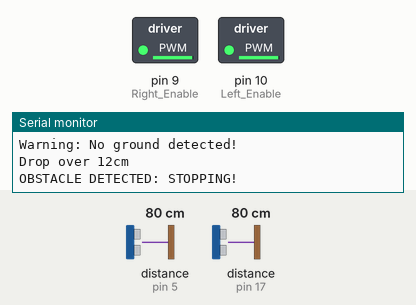
Simulated run of this sketch. Board: Arduino Uno, built with avr-gcc and run on an emulated ATmega328P. Parts: switched loads named in the sketch (green lamp = pin HIGH), the last lines printed to the serial monitor. Inputs (shaded band) come from the test bench; at power-on: distance to the obstacle (sensors on pin 5, pin 17) 80 cm. The echo pulse lasts 58.3 µs per cm. At 0.7 s the program stops and its outputs stay as they are.

Above: at 0.2 s.
At 0.7 s:
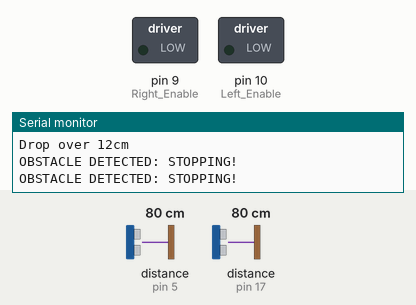
Timing chart, 0 to 2.2 s (numbered marks = the images above):
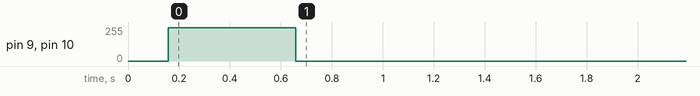

Measured:
- by itself, pin 9 (Right_Enable), pin 10 (Left_Enable): 0/255 → 250/255 at 0.16 s, → 0/255 0.50 s later

The sketch:

Story_9.ino
```cpp
#include <NewPing.h>


#define TRIGGER_PIN  4
#define ECHO_PIN     5
#define MAX_DISTANCE 200
#define TRIGGER_DOWN 13
#define ECHO_DOWN 17


const int Left_Rev = 12;
const int Left_Fwd = 11;
const int Left_Enable = 10;
const int Right_Enable = 9;
const int Right_Rev = 8;
const int Right_Fwd = 7;

NewPing sonar(TRIGGER_PIN, ECHO_PIN, MAX_DISTANCE);
NewPing sonarDown(TRIGGER_DOWN, ECHO_DOWN, MAX_DISTANCE);

void setup() {
  Serial.begin(9600);
  delay(50);

  int distance = sonar.ping_cm();
  int floorDistance = sonarDown.ping_cm();
}

void loop() {
  delay(50);
  int floorDistance = sonarDown.ping_cm();

  //Detect drop over 12cm, stop, reverse 0.5s, remain stopped
  if (floorDistance > 5) {
      stopRover();
      Serial.println("Warning: No ground detected!");

      if (floorDistance > 12) {
        Serial.println("Drop over 12cm");
         stopRover();
         moveback();
         delay(500);
         stopRover();
         while(true); //remains stopped
      }
      return;
      }

  //If ground is detected within 5cm, move forward
  moveforward_continuous();

  Serial.print("Distance: ");
  Serial.print(floorDistance);
  Serial.println(" cm");
}
void stopRover() {
  Serial.println("OBSTACLE DETECTED: STOPPING!");
  analogWrite(Left_Enable, 0);
  analogWrite(Right_Enable, 0);
}

void moveback() {
    digitalWrite(Left_Fwd, LOW);
    digitalWrite(Left_Rev, HIGH);
    digitalWrite(Right_Fwd, LOW);
    digitalWrite(Right_Rev, HIGH);
    analogWrite(Left_Enable, 250);
    analogWrite(Right_Enable, 250);
}

void turnLeft() {
  //turn left by 90 degrees
  unsigned long  initialTime = millis();
  while(millis() - initialTime < 850){

  //left wheel stops
    digitalWrite(Left_Fwd, LOW);
    digitalWrite(Left_Rev, LOW);
    analogWrite(Left_Enable, 0);

    //right wheel rotates
    digitalWrite(Right_Fwd, HIGH);
    digitalWrite(Right_Rev, LOW);
    analogWrite(Right_Enable, 250);
  }
}
void moveforward_continuous() {
    digitalWrite(Left_Fwd, HIGH);
    digitalWrite(Left_Rev, LOW);
    digitalWrite(Right_Fwd, HIGH);
    digitalWrite(Right_Rev, LOW);
    analogWrite(Left_Enable, 250);
    analogWrite(Right_Enable, 250);
}
```
